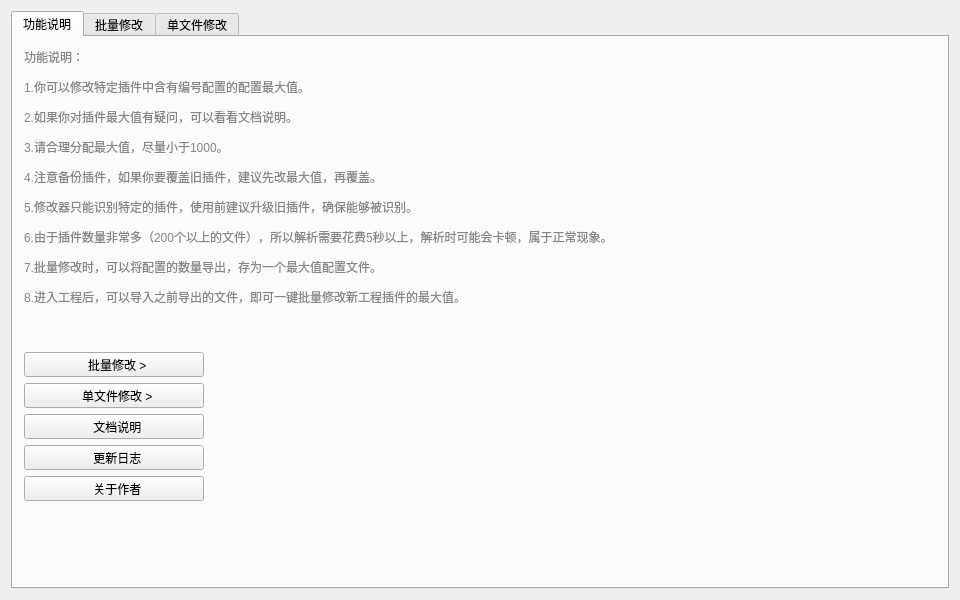
<?xml version="1.0" encoding="UTF-8"?>
<ui version="4.0">
 <class>DrillLengthEditorClass</class>
 <widget class="QMainWindow" name="DrillLengthEditorClass">
  <property name="geometry">
   <rect>
    <x>0</x>
    <y>0</y>
    <width>960</width>
    <height>600</height>
   </rect>
  </property>
  <property name="windowTitle">
   <string>插件配置最大值修改器(DrillLengthEditor)</string>
  </property>
  <widget class="QWidget" name="centralWidget">
   <layout class="QGridLayout" name="gridLayout">
    <item row="0" column="0">
     <widget class="QTabWidget" name="tabWidget">
      <property name="currentIndex">
       <number>0</number>
      </property>
      <property name="iconSize">
       <size>
        <width>21</width>
        <height>21</height>
       </size>
      </property>
      <widget class="QWidget" name="tab">
       <attribute name="icon">
        <iconset resource="../../drillLengthEditor.qrc">
         <normaloff>:/DrillLengthEditor/Resources/icons/nav/Help.png</normaloff>:/DrillLengthEditor/Resources/icons/nav/Help.png</iconset>
       </attribute>
       <attribute name="title">
        <string>功能说明</string>
       </attribute>
       <layout class="QVBoxLayout" name="verticalLayout_2">
        <item>
         <widget class="QLabel" name="label_6">
          <property name="styleSheet">
           <string notr="true">color: rgb(134, 134, 134);</string>
          </property>
          <property name="text">
           <string>&lt;html&gt;&lt;head/&gt;&lt;body&gt;&lt;p&gt;功能说明：&lt;/p&gt;&lt;p&gt;1.你可以修改特定插件中含有编号配置的配置最大值。&lt;/p&gt;&lt;p&gt;2.如果你对插件最大值有疑问，可以看看文档说明。&lt;/p&gt;&lt;p&gt;3.请合理分配最大值，尽量小于1000。&lt;/p&gt;&lt;p&gt;4.注意备份插件，如果你要覆盖旧插件，建议先改最大值，再覆盖。&lt;/p&gt;&lt;p&gt;5.修改器只能识别特定的插件，使用前建议升级旧插件，确保能够被识别。&lt;/p&gt;&lt;p&gt;6.由于插件数量非常多（200个以上的文件），所以解析需要花费5秒以上，解析时可能会卡顿，属于正常现象。&lt;/p&gt;&lt;p&gt;7.批量修改时，可以将配置的数量导出，存为一个最大值配置文件。&lt;/p&gt;&lt;p&gt;8.进入工程后，可以导入之前导出的文件，即可一键批量修改新工程插件的最大值。&lt;/p&gt;&lt;p&gt;&lt;br/&gt;&lt;/p&gt;&lt;/body&gt;&lt;/html&gt;</string>
          </property>
         </widget>
        </item>
        <item>
         <widget class="QToolButton" name="toolButton_batchEdit">
          <property name="sizePolicy">
           <sizepolicy hsizetype="Fixed" vsizetype="Fixed">
            <horstretch>0</horstretch>
            <verstretch>0</verstretch>
           </sizepolicy>
          </property>
          <property name="minimumSize">
           <size>
            <width>180</width>
            <height>0</height>
           </size>
          </property>
          <property name="text">
           <string>  批量修改 &gt;</string>
          </property>
          <property name="icon">
           <iconset resource="../../drillLengthEditor.qrc">
            <normaloff>:/DrillLengthEditor/Resources/icons/nav/Open.png</normaloff>:/DrillLengthEditor/Resources/icons/nav/Open.png</iconset>
          </property>
          <property name="iconSize">
           <size>
            <width>24</width>
            <height>24</height>
           </size>
          </property>
          <property name="toolButtonStyle">
           <enum>Qt::ToolButtonTextBesideIcon</enum>
          </property>
         </widget>
        </item>
        <item>
         <widget class="QToolButton" name="toolButton_singleEdit">
          <property name="sizePolicy">
           <sizepolicy hsizetype="Fixed" vsizetype="Fixed">
            <horstretch>0</horstretch>
            <verstretch>0</verstretch>
           </sizepolicy>
          </property>
          <property name="minimumSize">
           <size>
            <width>180</width>
            <height>0</height>
           </size>
          </property>
          <property name="text">
           <string>  单文件修改 &gt;</string>
          </property>
          <property name="icon">
           <iconset resource="../../drillLengthEditor.qrc">
            <normaloff>:/DrillLengthEditor/Resources/icons/menu/Common_New.png</normaloff>:/DrillLengthEditor/Resources/icons/menu/Common_New.png</iconset>
          </property>
          <property name="iconSize">
           <size>
            <width>24</width>
            <height>24</height>
           </size>
          </property>
          <property name="toolButtonStyle">
           <enum>Qt::ToolButtonTextBesideIcon</enum>
          </property>
         </widget>
        </item>
        <item>
         <widget class="QToolButton" name="toolButton_openWord">
          <property name="sizePolicy">
           <sizepolicy hsizetype="Fixed" vsizetype="Fixed">
            <horstretch>0</horstretch>
            <verstretch>0</verstretch>
           </sizepolicy>
          </property>
          <property name="minimumSize">
           <size>
            <width>180</width>
            <height>0</height>
           </size>
          </property>
          <property name="text">
           <string>  文档说明</string>
          </property>
          <property name="icon">
           <iconset resource="../../drillLengthEditor.qrc">
            <normaloff>:/DrillLengthEditor/Resources/icons/nav/Help.png</normaloff>:/DrillLengthEditor/Resources/icons/nav/Help.png</iconset>
          </property>
          <property name="iconSize">
           <size>
            <width>24</width>
            <height>24</height>
           </size>
          </property>
          <property name="toolButtonStyle">
           <enum>Qt::ToolButtonTextBesideIcon</enum>
          </property>
         </widget>
        </item>
        <item>
         <widget class="QToolButton" name="toolButton_updateLog">
          <property name="sizePolicy">
           <sizepolicy hsizetype="Fixed" vsizetype="Fixed">
            <horstretch>0</horstretch>
            <verstretch>0</verstretch>
           </sizepolicy>
          </property>
          <property name="minimumSize">
           <size>
            <width>180</width>
            <height>0</height>
           </size>
          </property>
          <property name="text">
           <string>  更新日志</string>
          </property>
          <property name="icon">
           <iconset resource="../../drillLengthEditor.qrc">
            <normaloff>:/DrillLengthEditor/Resources/icons/menu/Common_Refresh.png</normaloff>:/DrillLengthEditor/Resources/icons/menu/Common_Refresh.png</iconset>
          </property>
          <property name="iconSize">
           <size>
            <width>24</width>
            <height>24</height>
           </size>
          </property>
          <property name="toolButtonStyle">
           <enum>Qt::ToolButtonTextBesideIcon</enum>
          </property>
         </widget>
        </item>
        <item>
         <widget class="QToolButton" name="toolButton_author">
          <property name="sizePolicy">
           <sizepolicy hsizetype="Fixed" vsizetype="Fixed">
            <horstretch>0</horstretch>
            <verstretch>0</verstretch>
           </sizepolicy>
          </property>
          <property name="minimumSize">
           <size>
            <width>180</width>
            <height>0</height>
           </size>
          </property>
          <property name="text">
           <string>  关于作者</string>
          </property>
          <property name="icon">
           <iconset resource="../../drillLengthEditor.qrc">
            <normaloff>:/DrillLengthEditor/Resources/icons/nav/About.png</normaloff>:/DrillLengthEditor/Resources/icons/nav/About.png</iconset>
          </property>
          <property name="iconSize">
           <size>
            <width>24</width>
            <height>24</height>
           </size>
          </property>
          <property name="toolButtonStyle">
           <enum>Qt::ToolButtonTextBesideIcon</enum>
          </property>
         </widget>
        </item>
        <item>
         <spacer name="verticalSpacer">
          <property name="orientation">
           <enum>Qt::Vertical</enum>
          </property>
          <property name="sizeHint" stdset="0">
           <size>
            <width>20</width>
            <height>40</height>
           </size>
          </property>
         </spacer>
        </item>
       </layout>
      </widget>
      <widget class="QWidget" name="tab_2">
       <attribute name="icon">
        <iconset resource="../../drillLengthEditor.qrc">
         <normaloff>:/DrillLengthEditor/Resources/icons/nav/Open.png</normaloff>:/DrillLengthEditor/Resources/icons/nav/Open.png</iconset>
       </attribute>
       <attribute name="title">
        <string>批量修改</string>
       </attribute>
       <layout class="QVBoxLayout" name="verticalLayout">
        <item>
         <widget class="QStackedWidget" name="stackedWidget">
          <property name="currentIndex">
           <number>0</number>
          </property>
          <widget class="QWidget" name="page">
           <layout class="QGridLayout" name="gridLayout_6" rowstretch="1,0,3,0" columnstretch="1,6,1">
            <item row="0" column="1">
             <spacer name="verticalSpacer_4">
              <property name="orientation">
               <enum>Qt::Vertical</enum>
              </property>
              <property name="sizeHint" stdset="0">
               <size>
                <width>20</width>
                <height>38</height>
               </size>
              </property>
             </spacer>
            </item>
            <item row="1" column="0">
             <spacer name="horizontalSpacer_4">
              <property name="orientation">
               <enum>Qt::Horizontal</enum>
              </property>
              <property name="sizeHint" stdset="0">
               <size>
                <width>66</width>
                <height>20</height>
               </size>
              </property>
             </spacer>
            </item>
            <item row="1" column="2">
             <spacer name="horizontalSpacer_5">
              <property name="orientation">
               <enum>Qt::Horizontal</enum>
              </property>
              <property name="sizeHint" stdset="0">
               <size>
                <width>66</width>
                <height>20</height>
               </size>
              </property>
             </spacer>
            </item>
            <item row="2" column="1">
             <spacer name="verticalSpacer_5">
              <property name="orientation">
               <enum>Qt::Vertical</enum>
              </property>
              <property name="sizeHint" stdset="0">
               <size>
                <width>20</width>
                <height>119</height>
               </size>
              </property>
             </spacer>
            </item>
            <item row="3" column="0" colspan="3">
             <widget class="QWidget" name="widget" native="true">
              <layout class="QHBoxLayout" name="horizontalLayout">
               <property name="leftMargin">
                <number>0</number>
               </property>
               <property name="topMargin">
                <number>0</number>
               </property>
               <property name="rightMargin">
                <number>0</number>
               </property>
               <property name="bottomMargin">
                <number>0</number>
               </property>
               <item>
                <spacer name="horizontalSpacer">
                 <property name="orientation">
                  <enum>Qt::Horizontal</enum>
                 </property>
                 <property name="sizeHint" stdset="0">
                  <size>
                   <width>432</width>
                   <height>20</height>
                  </size>
                 </property>
                </spacer>
               </item>
               <item>
                <widget class="QPushButton" name="pushButton_b_next">
                 <property name="sizePolicy">
                  <sizepolicy hsizetype="Fixed" vsizetype="Fixed">
                   <horstretch>0</horstretch>
                   <verstretch>0</verstretch>
                  </sizepolicy>
                 </property>
                 <property name="minimumSize">
                  <size>
                   <width>120</width>
                   <height>0</height>
                  </size>
                 </property>
                 <property name="text">
                  <string>下一步 &gt;</string>
                 </property>
                </widget>
               </item>
              </layout>
             </widget>
            </item>
            <item row="1" column="1">
             <widget class="QWidget" name="widget_2" native="true">
              <layout class="QGridLayout" name="gridLayout_5">
               <item row="0" column="0">
                <widget class="QLabel" name="label_4">
                 <property name="text">
                  <string>文件夹路径：</string>
                 </property>
                </widget>
               </item>
               <item row="0" column="1">
                <widget class="QLineEdit" name="lineEdit_b_dir">
                 <property name="enabled">
                  <bool>false</bool>
                 </property>
                 <property name="placeholderText">
                  <string>选择plugins文件夹路径</string>
                 </property>
                </widget>
               </item>
               <item row="1" column="0">
                <widget class="QLabel" name="label_5">
                 <property name="text">
                  <string>文件夹插件信息：</string>
                 </property>
                </widget>
               </item>
               <item row="1" column="1">
                <widget class="QLabel" name="label_b_fileMessage">
                 <property name="text">
                  <string/>
                 </property>
                </widget>
               </item>
               <item row="0" column="2">
                <widget class="QToolButton" name="toolButton_b_open">
                 <property name="text">
                  <string> 浏览 </string>
                 </property>
                 <property name="icon">
                  <iconset resource="../../drillLengthEditor.qrc">
                   <normaloff>:/DrillLengthEditor/Resources/icons/nav/Open.png</normaloff>:/DrillLengthEditor/Resources/icons/nav/Open.png</iconset>
                 </property>
                 <property name="iconSize">
                  <size>
                   <width>26</width>
                   <height>26</height>
                  </size>
                 </property>
                 <property name="toolButtonStyle">
                  <enum>Qt::ToolButtonTextBesideIcon</enum>
                 </property>
                </widget>
               </item>
              </layout>
             </widget>
            </item>
           </layout>
          </widget>
          <widget class="QWidget" name="page_2">
           <layout class="QVBoxLayout" name="verticalLayout_3">
            <item>
             <widget class="QGroupBox" name="groupBox">
              <property name="title">
               <string>插件列表</string>
              </property>
              <layout class="QGridLayout" name="gridLayout_9">
               <item row="1" column="2">
                <spacer name="horizontalSpacer_11">
                 <property name="orientation">
                  <enum>Qt::Horizontal</enum>
                 </property>
                 <property name="sizeHint" stdset="0">
                  <size>
                   <width>40</width>
                   <height>20</height>
                  </size>
                 </property>
                </spacer>
               </item>
               <item row="1" column="3">
                <widget class="QCheckBox" name="checkBox">
                 <property name="text">
                  <string>隐藏不可编辑的插件</string>
                 </property>
                </widget>
               </item>
               <item row="0" column="0" colspan="4">
                <widget class="QTableWidget" name="tableWidget_b">
                 <property name="editTriggers">
                  <set>QAbstractItemView::NoEditTriggers</set>
                 </property>
                 <property name="selectionBehavior">
                  <enum>QAbstractItemView::SelectRows</enum>
                 </property>
                 <attribute name="horizontalHeaderDefaultSectionSize">
                  <number>220</number>
                 </attribute>
                 <attribute name="verticalHeaderVisible">
                  <bool>false</bool>
                 </attribute>
                 <column>
                  <property name="text">
                   <string>文件名</string>
                  </property>
                 </column>
                 <column>
                  <property name="text">
                   <string>插件简介</string>
                  </property>
                 </column>
                 <column>
                  <property name="text">
                   <string>插件作者</string>
                  </property>
                 </column>
                 <column>
                  <property name="text">
                   <string>参数信息</string>
                  </property>
                 </column>
                </widget>
               </item>
               <item row="1" column="0">
                <widget class="QToolButton" name="toolButton_b_export">
                 <property name="sizePolicy">
                  <sizepolicy hsizetype="Fixed" vsizetype="Fixed">
                   <horstretch>0</horstretch>
                   <verstretch>0</verstretch>
                  </sizepolicy>
                 </property>
                 <property name="minimumSize">
                  <size>
                   <width>120</width>
                   <height>0</height>
                  </size>
                 </property>
                 <property name="text">
                  <string> 导出配置 </string>
                 </property>
                 <property name="icon">
                  <iconset resource="../../drillLengthEditor.qrc">
                   <normaloff>:/DrillLengthEditor/Resources/icons/menu/Common_Export.png</normaloff>:/DrillLengthEditor/Resources/icons/menu/Common_Export.png</iconset>
                 </property>
                 <property name="iconSize">
                  <size>
                   <width>26</width>
                   <height>26</height>
                  </size>
                 </property>
                 <property name="toolButtonStyle">
                  <enum>Qt::ToolButtonTextBesideIcon</enum>
                 </property>
                </widget>
               </item>
               <item row="1" column="1">
                <widget class="QToolButton" name="toolButton_b_import">
                 <property name="sizePolicy">
                  <sizepolicy hsizetype="Fixed" vsizetype="Fixed">
                   <horstretch>0</horstretch>
                   <verstretch>0</verstretch>
                  </sizepolicy>
                 </property>
                 <property name="minimumSize">
                  <size>
                   <width>120</width>
                   <height>0</height>
                  </size>
                 </property>
                 <property name="text">
                  <string> 导入配置 </string>
                 </property>
                 <property name="icon">
                  <iconset resource="../../drillLengthEditor.qrc">
                   <normaloff>:/DrillLengthEditor/Resources/icons/menu/Common_Import .png</normaloff>:/DrillLengthEditor/Resources/icons/menu/Common_Import .png</iconset>
                 </property>
                 <property name="iconSize">
                  <size>
                   <width>26</width>
                   <height>26</height>
                  </size>
                 </property>
                 <property name="toolButtonStyle">
                  <enum>Qt::ToolButtonTextBesideIcon</enum>
                 </property>
                </widget>
               </item>
              </layout>
             </widget>
            </item>
            <item>
             <widget class="QWidget" name="widget_3" native="true">
              <layout class="QHBoxLayout" name="horizontalLayout_2">
               <property name="leftMargin">
                <number>0</number>
               </property>
               <property name="topMargin">
                <number>0</number>
               </property>
               <property name="rightMargin">
                <number>0</number>
               </property>
               <property name="bottomMargin">
                <number>0</number>
               </property>
               <item>
                <widget class="QPushButton" name="pushButton_b_last">
                 <property name="sizePolicy">
                  <sizepolicy hsizetype="Fixed" vsizetype="Fixed">
                   <horstretch>0</horstretch>
                   <verstretch>0</verstretch>
                  </sizepolicy>
                 </property>
                 <property name="minimumSize">
                  <size>
                   <width>120</width>
                   <height>0</height>
                  </size>
                 </property>
                 <property name="text">
                  <string>&lt; 上一步</string>
                 </property>
                </widget>
               </item>
               <item>
                <spacer name="horizontalSpacer_6">
                 <property name="orientation">
                  <enum>Qt::Horizontal</enum>
                 </property>
                 <property name="sizeHint" stdset="0">
                  <size>
                   <width>432</width>
                   <height>20</height>
                  </size>
                 </property>
                </spacer>
               </item>
               <item>
                <widget class="QToolButton" name="toolButton_b_submit">
                 <property name="sizePolicy">
                  <sizepolicy hsizetype="Fixed" vsizetype="Fixed">
                   <horstretch>0</horstretch>
                   <verstretch>0</verstretch>
                  </sizepolicy>
                 </property>
                 <property name="minimumSize">
                  <size>
                   <width>120</width>
                   <height>0</height>
                  </size>
                 </property>
                 <property name="text">
                  <string> 执行修改 </string>
                 </property>
                 <property name="icon">
                  <iconset resource="../../drillLengthEditor.qrc">
                   <normaloff>:/DrillLengthEditor/Resources/icons/nav/Run.png</normaloff>:/DrillLengthEditor/Resources/icons/nav/Run.png</iconset>
                 </property>
                 <property name="iconSize">
                  <size>
                   <width>32</width>
                   <height>32</height>
                  </size>
                 </property>
                 <property name="toolButtonStyle">
                  <enum>Qt::ToolButtonTextBesideIcon</enum>
                 </property>
                </widget>
               </item>
              </layout>
             </widget>
            </item>
           </layout>
          </widget>
         </widget>
        </item>
       </layout>
      </widget>
      <widget class="QWidget" name="tab_3">
       <attribute name="icon">
        <iconset resource="../../drillLengthEditor.qrc">
         <normaloff>:/DrillLengthEditor/Resources/icons/menu/Common_New.png</normaloff>:/DrillLengthEditor/Resources/icons/menu/Common_New.png</iconset>
       </attribute>
       <attribute name="title">
        <string>单文件修改</string>
       </attribute>
       <layout class="QGridLayout" name="gridLayout_4" rowstretch="1" columnstretch="1,0">
        <item row="0" column="0" colspan="2">
         <widget class="QStackedWidget" name="stackedWidget_2">
          <property name="currentIndex">
           <number>0</number>
          </property>
          <widget class="QWidget" name="page_3">
           <layout class="QGridLayout" name="gridLayout_2" rowstretch="1,0,3,0" columnstretch="1,6,1">
            <item row="0" column="1">
             <spacer name="verticalSpacer_3">
              <property name="orientation">
               <enum>Qt::Vertical</enum>
              </property>
              <property name="sizeHint" stdset="0">
               <size>
                <width>20</width>
                <height>44</height>
               </size>
              </property>
             </spacer>
            </item>
            <item row="1" column="0">
             <spacer name="horizontalSpacer_2">
              <property name="orientation">
               <enum>Qt::Horizontal</enum>
              </property>
              <property name="sizeHint" stdset="0">
               <size>
                <width>66</width>
                <height>17</height>
               </size>
              </property>
             </spacer>
            </item>
            <item row="1" column="2">
             <spacer name="horizontalSpacer_3">
              <property name="orientation">
               <enum>Qt::Horizontal</enum>
              </property>
              <property name="sizeHint" stdset="0">
               <size>
                <width>66</width>
                <height>20</height>
               </size>
              </property>
             </spacer>
            </item>
            <item row="2" column="1">
             <spacer name="verticalSpacer_2">
              <property name="orientation">
               <enum>Qt::Vertical</enum>
              </property>
              <property name="sizeHint" stdset="0">
               <size>
                <width>20</width>
                <height>139</height>
               </size>
              </property>
             </spacer>
            </item>
            <item row="3" column="0" colspan="3">
             <widget class="QWidget" name="widget_4" native="true">
              <layout class="QHBoxLayout" name="horizontalLayout_3">
               <property name="leftMargin">
                <number>0</number>
               </property>
               <property name="topMargin">
                <number>0</number>
               </property>
               <property name="rightMargin">
                <number>0</number>
               </property>
               <property name="bottomMargin">
                <number>0</number>
               </property>
               <item>
                <spacer name="horizontalSpacer_7">
                 <property name="orientation">
                  <enum>Qt::Horizontal</enum>
                 </property>
                 <property name="sizeHint" stdset="0">
                  <size>
                   <width>432</width>
                   <height>20</height>
                  </size>
                 </property>
                </spacer>
               </item>
               <item>
                <widget class="QPushButton" name="pushButton_s_next">
                 <property name="sizePolicy">
                  <sizepolicy hsizetype="Fixed" vsizetype="Fixed">
                   <horstretch>0</horstretch>
                   <verstretch>0</verstretch>
                  </sizepolicy>
                 </property>
                 <property name="minimumSize">
                  <size>
                   <width>120</width>
                   <height>0</height>
                  </size>
                 </property>
                 <property name="text">
                  <string>下一步 &gt;</string>
                 </property>
                </widget>
               </item>
              </layout>
             </widget>
            </item>
            <item row="1" column="1">
             <widget class="QWidget" name="widget_2" native="true">
              <layout class="QGridLayout" name="gridLayout_3">
               <property name="horizontalSpacing">
                <number>12</number>
               </property>
               <property name="verticalSpacing">
                <number>8</number>
               </property>
               <item row="0" column="1">
                <widget class="QLineEdit" name="lineEdit_s_fileurl">
                 <property name="enabled">
                  <bool>false</bool>
                 </property>
                 <property name="placeholderText">
                  <string>选择js文件</string>
                 </property>
                </widget>
               </item>
               <item row="0" column="0">
                <widget class="QLabel" name="label">
                 <property name="text">
                  <string>文件路径：</string>
                 </property>
                </widget>
               </item>
               <item row="0" column="2">
                <widget class="QToolButton" name="toolButton_s_openFile">
                 <property name="text">
                  <string> 选择文件 </string>
                 </property>
                 <property name="icon">
                  <iconset resource="../../drillLengthEditor.qrc">
                   <normaloff>:/DrillLengthEditor/Resources/icons/menu/Common_New.png</normaloff>:/DrillLengthEditor/Resources/icons/menu/Common_New.png</iconset>
                 </property>
                 <property name="iconSize">
                  <size>
                   <width>26</width>
                   <height>26</height>
                  </size>
                 </property>
                 <property name="toolButtonStyle">
                  <enum>Qt::ToolButtonTextBesideIcon</enum>
                 </property>
                </widget>
               </item>
              </layout>
             </widget>
            </item>
           </layout>
          </widget>
          <widget class="QWidget" name="page_4">
           <layout class="QGridLayout" name="gridLayout_8" rowstretch="1,0,2,0" columnstretch="1,6,1">
            <item row="0" column="1">
             <spacer name="verticalSpacer_7">
              <property name="orientation">
               <enum>Qt::Vertical</enum>
              </property>
              <property name="sizeHint" stdset="0">
               <size>
                <width>20</width>
                <height>51</height>
               </size>
              </property>
             </spacer>
            </item>
            <item row="1" column="0">
             <spacer name="horizontalSpacer_9">
              <property name="orientation">
               <enum>Qt::Horizontal</enum>
              </property>
              <property name="sizeHint" stdset="0">
               <size>
                <width>66</width>
                <height>20</height>
               </size>
              </property>
             </spacer>
            </item>
            <item row="1" column="1">
             <widget class="QWidget" name="widget_6" native="true">
              <layout class="QGridLayout" name="gridLayout_7">
               <property name="horizontalSpacing">
                <number>12</number>
               </property>
               <property name="verticalSpacing">
                <number>8</number>
               </property>
               <item row="0" column="0">
                <widget class="QLabel" name="label_8">
                 <property name="text">
                  <string>文件名：</string>
                 </property>
                </widget>
               </item>
               <item row="0" column="1">
                <widget class="QLineEdit" name="lineEdit_s_pluginName">
                 <property name="enabled">
                  <bool>false</bool>
                 </property>
                </widget>
               </item>
               <item row="3" column="0">
                <widget class="QLabel" name="label_9">
                 <property name="text">
                  <string>参数信息：</string>
                 </property>
                </widget>
               </item>
               <item row="1" column="0">
                <widget class="QLabel" name="label_10">
                 <property name="text">
                  <string>插件简介：</string>
                 </property>
                </widget>
               </item>
               <item row="1" column="1">
                <widget class="QLineEdit" name="lineEdit_s_pluginDesc">
                 <property name="enabled">
                  <bool>false</bool>
                 </property>
                </widget>
               </item>
               <item row="2" column="1">
                <widget class="QLineEdit" name="lineEdit_s_pluginAuthor">
                 <property name="enabled">
                  <bool>false</bool>
                 </property>
                </widget>
               </item>
               <item row="2" column="0">
                <widget class="QLabel" name="label_11">
                 <property name="text">
                  <string>插件作者：</string>
                 </property>
                </widget>
               </item>
               <item row="3" column="1">
                <widget class="QLabel" name="label_s_pluginMsg">
                 <property name="text">
                  <string/>
                 </property>
                </widget>
               </item>
               <item row="3" column="2">
                <widget class="QToolButton" name="toolButton_s_editParam">
                 <property name="text">
                  <string> 编辑 </string>
                 </property>
                 <property name="icon">
                  <iconset resource="../../drillLengthEditor.qrc">
                   <normaloff>:/DrillLengthEditor/Resources/icons/menu/Common_Edit.png</normaloff>:/DrillLengthEditor/Resources/icons/menu/Common_Edit.png</iconset>
                 </property>
                 <property name="iconSize">
                  <size>
                   <width>26</width>
                   <height>26</height>
                  </size>
                 </property>
                 <property name="toolButtonStyle">
                  <enum>Qt::ToolButtonTextBesideIcon</enum>
                 </property>
                </widget>
               </item>
              </layout>
             </widget>
            </item>
            <item row="1" column="2">
             <spacer name="horizontalSpacer_10">
              <property name="orientation">
               <enum>Qt::Horizontal</enum>
              </property>
              <property name="sizeHint" stdset="0">
               <size>
                <width>66</width>
                <height>20</height>
               </size>
              </property>
             </spacer>
            </item>
            <item row="2" column="1">
             <spacer name="verticalSpacer_6">
              <property name="orientation">
               <enum>Qt::Vertical</enum>
              </property>
              <property name="sizeHint" stdset="0">
               <size>
                <width>20</width>
                <height>104</height>
               </size>
              </property>
             </spacer>
            </item>
            <item row="3" column="0" colspan="3">
             <widget class="QWidget" name="widget_5" native="true">
              <layout class="QHBoxLayout" name="horizontalLayout_4">
               <property name="leftMargin">
                <number>0</number>
               </property>
               <property name="topMargin">
                <number>0</number>
               </property>
               <property name="rightMargin">
                <number>0</number>
               </property>
               <property name="bottomMargin">
                <number>0</number>
               </property>
               <item>
                <widget class="QPushButton" name="pushButton_s_last">
                 <property name="sizePolicy">
                  <sizepolicy hsizetype="Fixed" vsizetype="Fixed">
                   <horstretch>0</horstretch>
                   <verstretch>0</verstretch>
                  </sizepolicy>
                 </property>
                 <property name="minimumSize">
                  <size>
                   <width>120</width>
                   <height>0</height>
                  </size>
                 </property>
                 <property name="text">
                  <string>&lt; 上一步</string>
                 </property>
                </widget>
               </item>
               <item>
                <spacer name="horizontalSpacer_8">
                 <property name="orientation">
                  <enum>Qt::Horizontal</enum>
                 </property>
                 <property name="sizeHint" stdset="0">
                  <size>
                   <width>432</width>
                   <height>20</height>
                  </size>
                 </property>
                </spacer>
               </item>
               <item>
                <widget class="QToolButton" name="toolButton_s_submit">
                 <property name="sizePolicy">
                  <sizepolicy hsizetype="Fixed" vsizetype="Fixed">
                   <horstretch>0</horstretch>
                   <verstretch>0</verstretch>
                  </sizepolicy>
                 </property>
                 <property name="minimumSize">
                  <size>
                   <width>120</width>
                   <height>0</height>
                  </size>
                 </property>
                 <property name="text">
                  <string> 执行修改 </string>
                 </property>
                 <property name="icon">
                  <iconset resource="../../drillLengthEditor.qrc">
                   <normaloff>:/DrillLengthEditor/Resources/icons/nav/Run.png</normaloff>:/DrillLengthEditor/Resources/icons/nav/Run.png</iconset>
                 </property>
                 <property name="iconSize">
                  <size>
                   <width>32</width>
                   <height>32</height>
                  </size>
                 </property>
                 <property name="toolButtonStyle">
                  <enum>Qt::ToolButtonTextBesideIcon</enum>
                 </property>
                </widget>
               </item>
              </layout>
             </widget>
            </item>
           </layout>
          </widget>
         </widget>
        </item>
       </layout>
      </widget>
     </widget>
    </item>
   </layout>
  </widget>
 </widget>
 <layoutdefault spacing="6" margin="11"/>
 <resources>
  <include location="../../drillLengthEditor.qrc"/>
 </resources>
 <connections/>
</ui>
